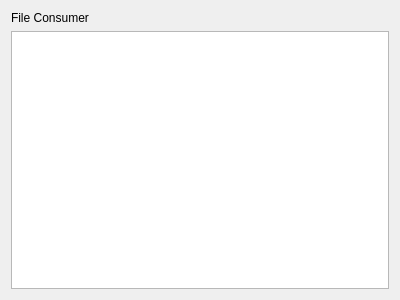
<?xml version="1.0" encoding="UTF-8"?>
<ui version="4.0">
 <class>Widget</class>
 <widget class="QWidget" name="Widget">
  <property name="geometry">
   <rect>
    <x>0</x>
    <y>0</y>
    <width>400</width>
    <height>300</height>
   </rect>
  </property>
  <property name="windowTitle">
   <string>Widget</string>
  </property>
  <layout class="QVBoxLayout" name="verticalLayout">
   <item>
    <widget class="QLabel" name="label">
     <property name="text">
      <string>File Consumer</string>
     </property>
    </widget>
   </item>
   <item>
    <widget class="QTextEdit" name="textEdit"/>
   </item>
  </layout>
 </widget>
 <layoutdefault spacing="6" margin="11"/>
 <resources/>
 <connections/>
</ui>
